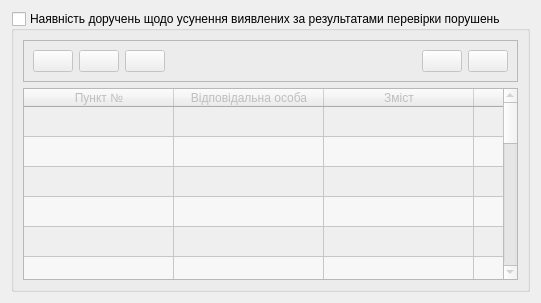
       <widget class="QWidget" name="tabAssignments">
        <attribute name="title">
         <string>Доручення</string>
        </attribute>
        <layout class="QGridLayout" name="gridLayout_21">
         <item row="0" column="0">
          <widget class="QGroupBox" name="grpAssignments">
           <property name="title">
            <string>Наявність доручень щодо усунення виявлених за результатами перевірки порушень</string>
           </property>
           <property name="checkable">
            <bool>true</bool>
           </property>
           <property name="checked">
            <bool>false</bool>
           </property>
           <layout class="QGridLayout" name="gridLayout_22">
            <item row="1" column="0">
             <widget class="QTableWidget" name="tblAssignments">
              <property name="horizontalScrollBarPolicy">
               <enum>Qt::ScrollBarAlwaysOff</enum>
              </property>
              <property name="alternatingRowColors">
               <bool>true</bool>
              </property>
              <property name="selectionBehavior">
               <enum>QAbstractItemView::SelectRows</enum>
              </property>
              <property name="sortingEnabled">
               <bool>true</bool>
              </property>
              <property name="rowCount">
               <number>20</number>
              </property>
              <attribute name="horizontalHeaderDefaultSectionSize">
               <number>150</number>
              </attribute>
              <attribute name="horizontalHeaderStretchLastSection">
               <bool>true</bool>
              </attribute>
              <attribute name="verticalHeaderVisible">
               <bool>false</bool>
              </attribute>
              <row/>
              <row/>
              <row/>
              <row/>
              <row/>
              <row/>
              <row/>
              <row/>
              <row/>
              <row/>
              <row/>
              <row/>
              <row/>
              <row/>
              <row/>
              <row/>
              <row/>
              <row/>
              <row/>
              <row/>
              <column>
               <property name="text">
                <string>Пункт №</string>
               </property>
              </column>
              <column>
               <property name="text">
                <string>Відповідальна особа</string>
               </property>
              </column>
              <column>
               <property name="text">
                <string>Зміст</string>
               </property>
              </column>
              <column>
               <property name="text">
                <string>Термін</string>
               </property>
              </column>
             </widget>
            </item>
            <item row="0" column="0">
             <widget class="QFrame" name="frameAssignmentControl">
              <property name="frameShape">
               <enum>QFrame::StyledPanel</enum>
              </property>
              <property name="frameShadow">
               <enum>QFrame::Raised</enum>
              </property>
              <layout class="QGridLayout" name="gridLayout_53">
               <item row="0" column="4">
                <widget class="QPushButton" name="btnAssignmentDelete">
                 <property name="text">
                  <string/>
                 </property>
                 <property name="icon">
                  <iconset resource="icons.qrc">
                   <normaloff>:/ico/Icons/basic/059.png</normaloff>:/ico/Icons/basic/059.png</iconset>
                 </property>
                </widget>
               </item>
               <item row="0" column="2">
                <widget class="QPushButton" name="btnAssignmentEdit">
                 <property name="text">
                  <string/>
                 </property>
                 <property name="icon">
                  <iconset resource="icons.qrc">
                   <normaloff>:/ico/Icons/education/027.png</normaloff>:/ico/Icons/education/027.png</iconset>
                 </property>
                </widget>
               </item>
               <item row="0" column="1">
                <widget class="QPushButton" name="btnAssignmentView">
                 <property name="text">
                  <string/>
                 </property>
                 <property name="icon">
                  <iconset resource="icons.qrc">
                   <normaloff>:/ico/Icons/basic/064.png</normaloff>:/ico/Icons/basic/064.png</iconset>
                 </property>
                </widget>
               </item>
               <item row="0" column="0">
                <widget class="QPushButton" name="btnAssignmentAdd">
                 <property name="text">
                  <string/>
                 </property>
                 <property name="icon">
                  <iconset resource="icons.qrc">
                   <normaloff>:/ico/Icons/basic/058.png</normaloff>:/ico/Icons/basic/058.png</iconset>
                 </property>
                </widget>
               </item>
               <item row="0" column="5">
                <widget class="QPushButton" name="btnAssignmentDeleteAll">
                 <property name="text">
                  <string/>
                 </property>
                 <property name="icon">
                  <iconset resource="icons.qrc">
                   <normaloff>:/ico/Icons/basic/060.png</normaloff>:/ico/Icons/basic/060.png</iconset>
                 </property>
                </widget>
               </item>
               <item row="0" column="3">
                <spacer name="horizontalSpacerAssignment">
                 <property name="orientation">
                  <enum>Qt::Horizontal</enum>
                 </property>
                 <property name="sizeHint" stdset="0">
                  <size>
                   <width>40</width>
                   <height>20</height>
                  </size>
                 </property>
                </spacer>
               </item>
              </layout>
             </widget>
            </item>
           </layout>
          </widget>
         </item>
        </layout>
       </widget>
